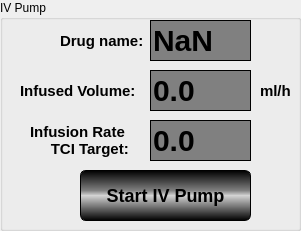
  <widget class="QGroupBox" name="groupBox_5" >
   <property name="geometry" >
    <rect>
     <x>510</x>
     <y>440</y>
     <width>301</width>
     <height>231</height>
    </rect>
   </property>
   <property name="title" >
    <string>IV Pump</string>
   </property>
   <widget class="QLabel" name="label_24" >
    <property name="geometry" >
     <rect>
      <x>-60</x>
      <y>10</y>
      <width>71</width>
      <height>21</height>
     </rect>
    </property>
    <property name="text" >
     <string>Total Flow:</string>
    </property>
   </widget>
   <widget class="QLineEdit" name="editTotalFlow_7" >
    <property name="geometry" >
     <rect>
      <x>150</x>
      <y>20</y>
      <width>101</width>
      <height>41</height>
     </rect>
    </property>
    <property name="styleSheet" >
     <string>QLineEdit
 {
   background-color: gray;
   border-style: outset;
   border-width: 1px;  
   border-color: black;
   font: bold 30px;
 }
</string>
    </property>
    <property name="text" >
     <string>NaN</string>
    </property>
   </widget>
   <widget class="QLineEdit" name="editTotalFlow_8" >
    <property name="geometry" >
     <rect>
      <x>150</x>
      <y>70</y>
      <width>101</width>
      <height>41</height>
     </rect>
    </property>
    <property name="styleSheet" >
     <string>QLineEdit
 {
   background-color: gray;
   border-style: outset;
   border-width: 1px;  
   border-color: black;
   font: bold 30px;
 }
</string>
    </property>
    <property name="text" >
     <string>0.0</string>
    </property>
   </widget>
   <widget class="QLabel" name="label_15" >
    <property name="geometry" >
     <rect>
      <x>30</x>
      <y>120</y>
      <width>111</width>
      <height>41</height>
     </rect>
    </property>
    <property name="styleSheet" >
     <string>QLabel
 {
   border-width: 1px;  
   border-color: black;
   font: bold 15px;
 }
</string>
    </property>
    <property name="text" >
     <string>Infusion Rate 
     TCI Target:</string>
    </property>
   </widget>
   <widget class="QLabel" name="label_13" >
    <property name="geometry" >
     <rect>
      <x>20</x>
      <y>80</y>
      <width>121</width>
      <height>22</height>
     </rect>
    </property>
    <property name="styleSheet" >
     <string>QLabel
 {
   border-width: 1px;  
   border-color: black;
   font: bold 15px;
 }
</string>
    </property>
    <property name="text" >
     <string>Infused Volume:</string>
    </property>
   </widget>
   <widget class="QLabel" name="label_12" >
    <property name="geometry" >
     <rect>
      <x>60</x>
      <y>30</y>
      <width>94</width>
      <height>22</height>
     </rect>
    </property>
    <property name="styleSheet" >
     <string>QLabel
 {
   border-width: 1px;  
   border-color: black;
   font: bold 15px;
 }
</string>
    </property>
    <property name="text" >
     <string>Drug name:</string>
    </property>
   </widget>
   <widget class="QLabel" name="label_14" >
    <property name="geometry" >
     <rect>
      <x>260</x>
      <y>80</y>
      <width>51</width>
      <height>22</height>
     </rect>
    </property>
    <property name="styleSheet" >
     <string>QLabel
 {
   border-width: 1px;  
   border-color: black;
   font: bold 15px;
 }
</string>
    </property>
    <property name="text" >
     <string>ml/h</string>
    </property>
   </widget>
   <widget class="QLineEdit" name="editTotalFlow_9" >
    <property name="geometry" >
     <rect>
      <x>150</x>
      <y>120</y>
      <width>101</width>
      <height>41</height>
     </rect>
    </property>
    <property name="styleSheet" >
     <string>QLineEdit
 {
   background-color: gray;
   border-style: outset;
   border-width: 1px;  
   border-color: black;
   font: bold 30px;
 }
</string>
    </property>
    <property name="text" >
     <string>0.0</string>
    </property>
   </widget>
   <widget class="QPushButton" name="pushButton_7" >
    <property name="geometry" >
     <rect>
      <x>80</x>
      <y>170</y>
      <width>171</width>
      <height>51</height>
     </rect>
    </property>
    <property name="styleSheet" >
     <string>QPushButton 
{
  color: black;

  background-color: qlineargradient(x1:0, y1:0, x2:0, y2:1, stop: 0 black, stop: 0.4 gray, stop: 0.5 lightgray, stop: 1.0 black);
  border: 1px solid black;
  border-radius: 6px;
  font: bold 18px;  
}

QPushButton:hover 
{  
  background-color: qlineargradient(x1:0, y1:0, x2:0, y2:1, stop: 0 black, stop: 0.5 darkgray, stop: 1.0 black);
  border: 1px solid red;
}

QPushButton:pressed 
{
  background-color: qlineargradient(x1:0, y1:0, x2:0, y2:1, stop: 0 black, stop: 0.5 RGB(255, 255, 255), stop: 1.0 black);
}</string>
    </property>
    <property name="text" >
     <string>Start IV Pump</string>
    </property>
   </widget>
  </widget>
